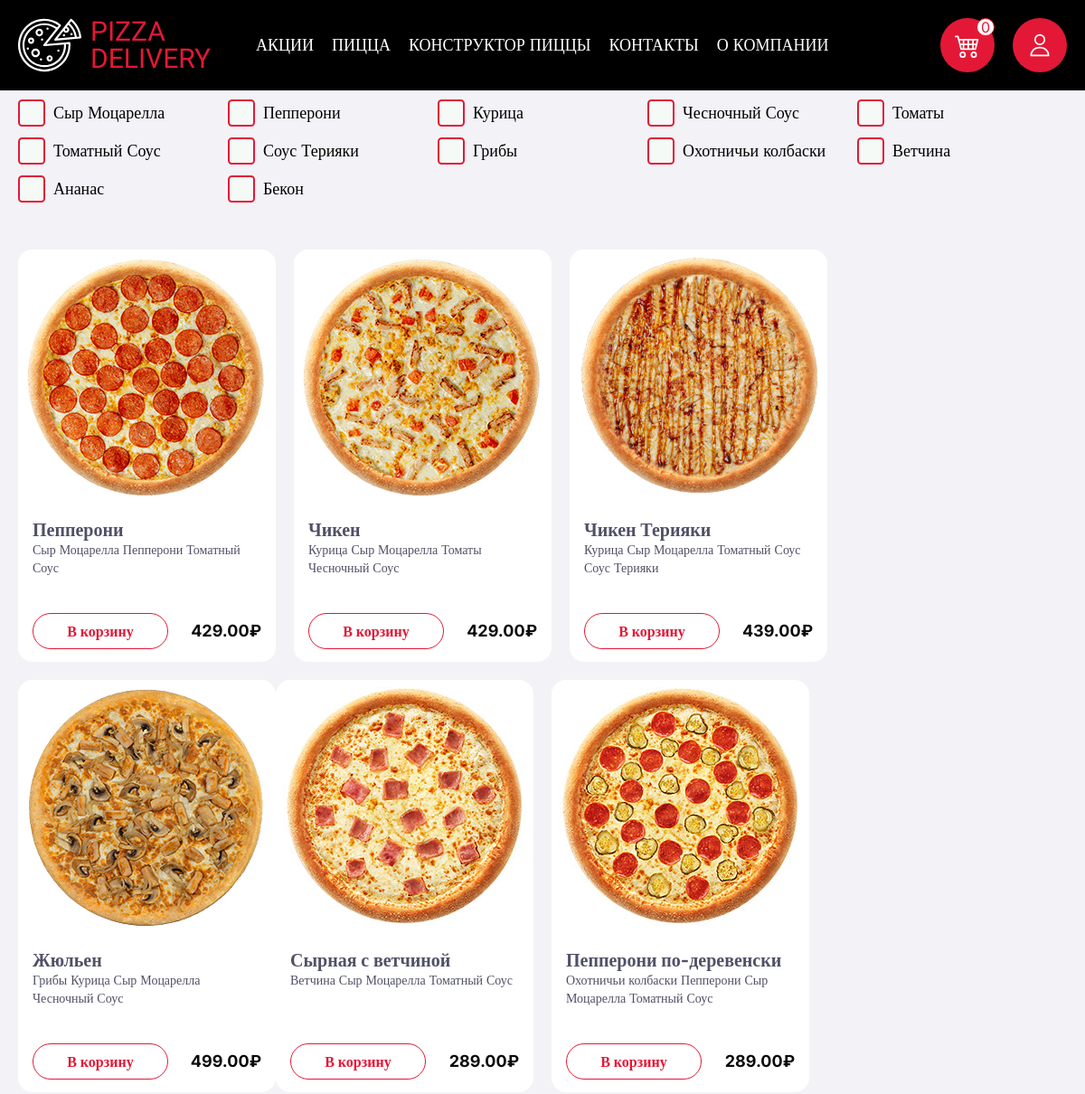
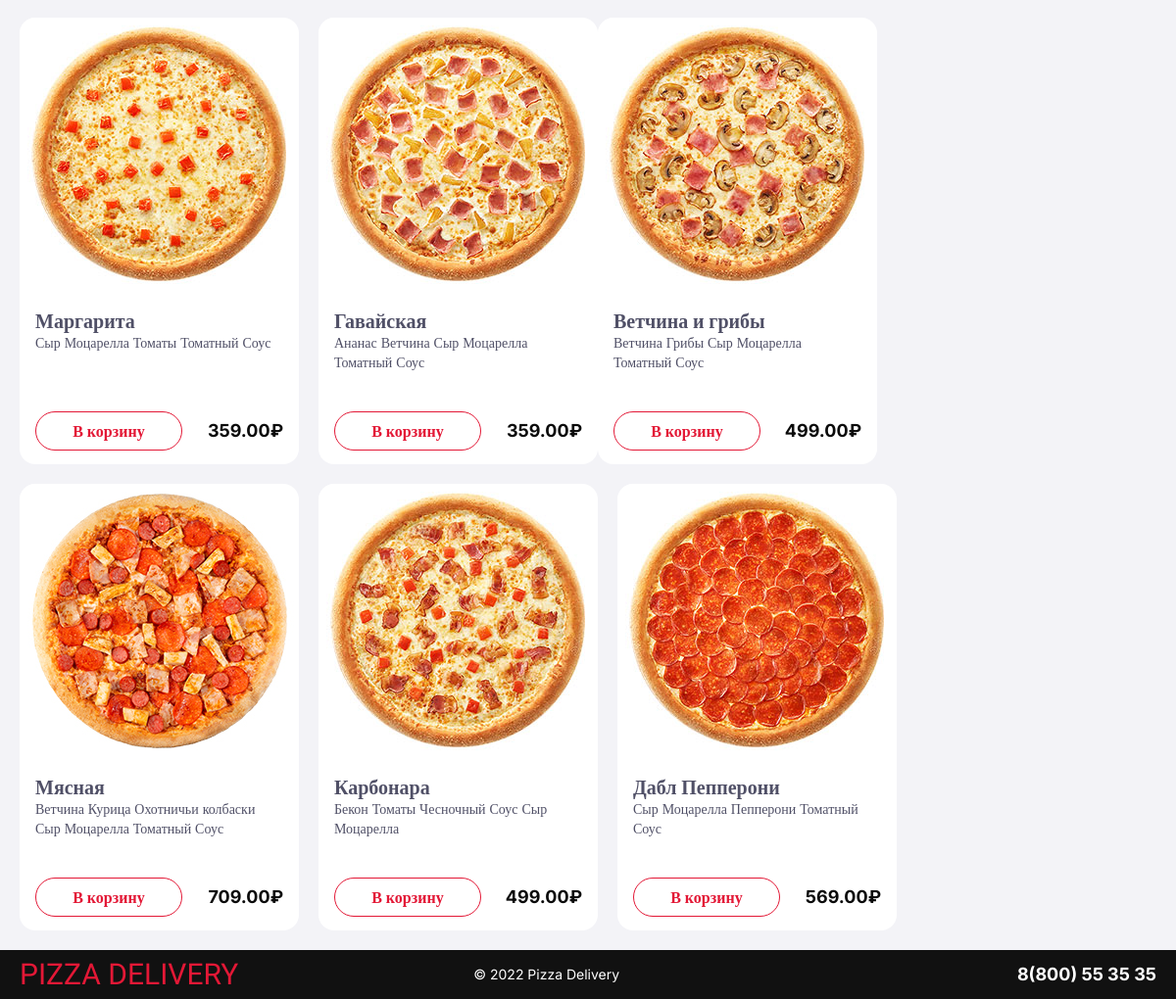
Page /pizza.php on the committed database (2 pictures, top to bottom).
### tables this page shows
CREATE TABLE `categories` (
  `id` int(11) NOT NULL,
  `parent_id` int(11) NOT NULL DEFAULT 0,
  `category_name` varchar(255) NOT NULL
);

CREATE TABLE `product` (
  `id` int(11) NOT NULL,
  `name` varchar(255) NOT NULL,
  `price` decimal(20,2) NOT NULL,
  `image` varchar(255) NOT NULL
);

### pizza.php (the view, shortened to what this page needs)
<?php
        require_once("templates/header.php");
        include_once "./utils/functions.php";
?>
        <main>
            <div class="wrapper filter__wrapper">
                <div class="container">
                    <form action="#" class="filter__form">
                       <?php
                        $sql = "SELECT * FROM categories";
                        $res = $mysqli -> query($sql);
                        if ($res -> num_rows > 0) {
                            while ( $resCat = $res -> fetch_assoc()) {
                                ?>
                                <div class="filter__item">
                                    <label for="cat<?= $resCat["id"] ?>"><?= $resCat["category_name"] ?></label>
                                </div>
                                <?php
                            }
                        }
                        ?>
                    </form>
                </div>
            </div>
            <div class="wrapper main__wrapper">
                <div class="container">
                   <?php post_loop_catalog($mysqli); ?>
                </div>
            </div>
        </main>
<?php
        require_once("templates/footer.php");
?>

### utils/functions.php (shortened to what this page needs)
            <?php
function post_loop_catalog ($mysqli) {
    $sql = "SELECT * FROM product";
    $res = $mysqli -> query($sql);
    if ($res -> num_rows > 0) {
        while ( $resPost = $res -> fetch_assoc()) {
            ?>
                <div class="card">
                    <img src="<?= $resPost["image"] ?>" alt="">
                    <div class="card__title--container">
                        <div class="card__title"><?= $resPost["name"] ?></div>
                        <div class="card__subtitle">
                        <?php
                        $id = $resPost["id"];
                        $sql2 = "SELECT DISTINCT categories.category_name FROM categories INNER JOIN product_cat ON categories.id = product_cat.category_id WHERE product_cat.product_id=$id";
                        $res2 = $mysqli -> query($sql2);
                        if ($res2 -> num_rows > 0) {
                            while ($resCat = $res2 -> fetch_assoc()) {
                                ?>
                                <?= $resCat["category_name"] ?>
                                <?php
                            }
                        }
                        ?>
                        </div>
                    </div>
                    <div class="card__btn--container">
                        <?php
                        if(isset($_SESSION["cart_list"])){
                            $check = 0;
                            foreach($_SESSION["cart_list"] as $value){
                                if($value["id"] == $resPost["id"]){
                                    $check++;
                                }
                            }
                            if($check == 0){
                                ?>
                                <a href="#" class="card__btn" data-id="<?= $resPost["id"] ?>">В корзину</a>
                                <?php
                            } else {
                                ?>
                                <a href="#" class="card__btn active" data-id="<?= $resPost["id"] ?>">Добавлено</a>
                                <?php
                            }
                        } else {
                            ?>
                            <a href="#" class="card__btn" data-id="<?= $resPost["id"] ?>">В корзину</a>
                            <?php
                        }
                        ?>
                        <div class="card__price"><span><?= $resPost["price"] ?></span>₽</div>
                    </div>
                </div>
            <?php
        }
    } else {
        echo "Нет пиццы";
    }
}
?>

### css/style.css (style rules this page uses)
*, *:before, *:after { -moz-box-sizing: border-box; -webkit-box-sizing: border-box; box-sizing: border-box; }
html, body { width: 100%; font-size: 100%; line-height: 1; font-size: 14px; -ms-text-size-adjust: 100%; -moz-text-size-adjust: 100%; -webkit-text-size-adjust: 100%; margin:0; overflow-x: hidden; position: relative; }
a, a:visited { text-decoration: none; }
img { vertical-align: top; }
body { font-family: "Inter"; position: relative; background-color: #f3f3f7; }
.wrapper { display: flex; justify-content: center; }
.container { width: 1240px; padding: 0 20px; }
.main__wrapper { margin-top: 50px; }
.main__wrapper .container { display: flex; flex-wrap: wrap; }
.card { display: flex; flex-direction: column; align-items: flex-start; width: 285px; height: 456px; background-color: #fff; border-radius: 16px; color: #505067; margin-right: 20px; margin-bottom: 20px; }
.card:nth-child(4n) { margin-right: 0; }
.card img { border-radius: 16px; }
.card__title--container { margin-top: 14px; padding: 0 16px; height: 87px; }
.card__title { font-weight: bold; font-size: 20px; line-height: 24px; }
.card__subtitle { font-size: 14px; line-height: 20px; max-height: 137px; }
.card__btn--container { display: flex; align-items: center; justify-content: space-between; width: 100%; padding: 0 16px; margin-top: 17px; }
.card__btn { display: flex; justify-content: center; align-items: center; width: 150px; position: relative; height: 40px; border: 1px solid rgb(227, 24, 54); border-radius: 22px; outline: none; background-color: white; color: rgb(227, 24, 54); cursor: pointer; font-weight: bold; font-size: 16px; line-height: 24px; transition: all .5s ease; }
.card__price { color: rgb(11, 11, 11); font-weight: bold; font-size: 18px; line-height: 24px; }
.filter__form { display: flex; flex-wrap: wrap; }
.filter__item { width: 20%; margin-top: 10px; }
.filter__item label { font-size: 18px; }
.custom-checkbox+label { display: inline-flex; align-items: center; user-select: none; }
.custom-checkbox+label::before { content: ''; display: inline-block; width: 30px; height: 30px; flex-shrink: 0; flex-grow: 0; background: #F5FAF7; border-radius: 4px; border-radius: 0.25em; margin-right: 0.5em; background-repeat: no-repeat; background-position: center center; background-size: 50% 50%; outline: none; border:2px solid #E31836; }

### rows in the picture
categories: category_name "Сыр Моцарелла"
categories: category_name "Пепперони"
categories: category_name "Курица"
categories: category_name "Чесночный Соус"
categories: category_name "Томаты"
categories: category_name "Томатный Соус"
categories: category_name "Соус Терияки"
categories: category_name "Грибы"
categories: category_name "Охотничьи колбаски"
categories: category_name "Ветчина"
categories: category_name "Ананас"
categories: category_name "Бекон"
product: image (picture), name "Пепперони", category_name "Сыр Моцарелла", category_name "Пепперони", category_name "Томатный Соус", price "429.00"
product: image (picture), name "Чикен", category_name "Курица", category_name "Сыр Моцарелла", category_name "Томаты", category_name "Чесночный Соус", price "429.00"
product: image (picture), name "Чикен Терияки", category_name "Курица", category_name "Сыр Моцарелла", category_name "Томатный Соус", category_name "Соус Терияки", price "439.00"
product: image (picture), name "Жюльен", category_name "Грибы", category_name "Курица", category_name "Сыр Моцарелла", category_name "Чесночный Соус", price "499.00"
product: image (picture), name "Сырная с ветчиной", category_name "Ветчина", category_name "Сыр Моцарелла", category_name "Томатный Соус", price "289.00"
product: image (picture), name "Пепперони по-деревенски", category_name "Охотничьи колбаски", category_name "Пепперони", category_name "Сыр Моцарелла", category_name "Томатный Соус", price "289.00"
product: image (picture), name "Маргарита", category_name "Сыр Моцарелла", category_name "Томаты", category_name "Томатный Соус", price "359.00"
product: image (picture), name "Гавайская", category_name "Ананас", category_name "Ветчина", category_name "Сыр Моцарелла", category_name "Томатный Соус", price "359.00"
product: image (picture), name "Ветчина и грибы", category_name "Ветчина", category_name "Грибы", category_name "Сыр Моцарелла", category_name "Томатный Соус", price "499.00"
product: image (picture), name "Мясная", category_name "Ветчина", category_name "Курица", category_name "Охотничьи колбаски", category_name "Сыр Моцарелла", category_name "Томатный Соус", price "709.00"
product: image (picture), name "Карбонара", category_name "Бекон", category_name "Томаты", category_name "Чесночный Соус", category_name "Сыр Моцарелла", price "499.00"
product: image (picture), name "Дабл Пепперони", category_name "Сыр Моцарелла", category_name "Пепперони", category_name "Томатный Соус", price "569.00"
